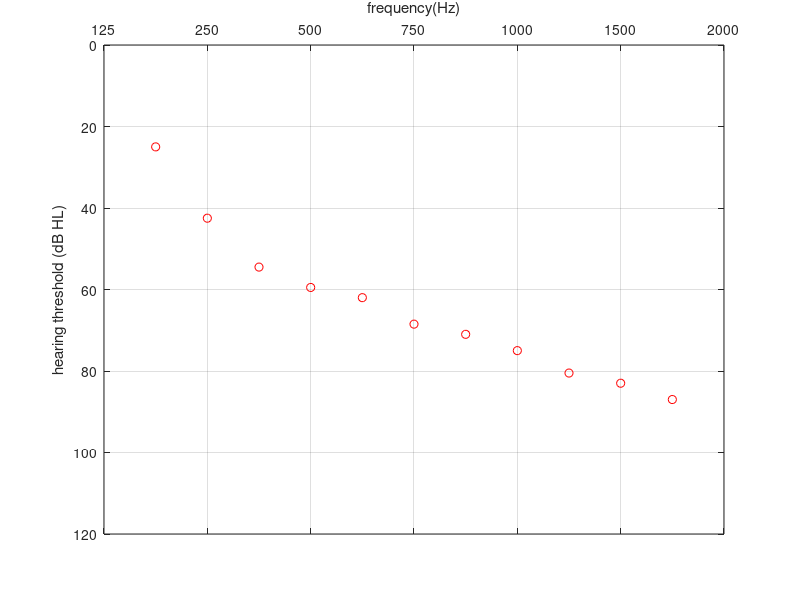

The MATLAB script that drew this image: (Note: this script raises an error after producing the figure.)
clc;
clear all;
close all;
k_fs =  [125 250 500 750 1000 1500 2000 3000 4000 5000 8000];
thr_gb  =   [45   25.5    11.5   7.5   7    6.5    9   10    9.5   13   13];
thr  =   [70   68    66   67    69    75    80   85    90   96   100];%dB SPL
thr = thr - thr_gb;% dB HL
%% hearing thresold fig
figure;
plot(thr,'ro');
grid on;
set(gca, 'GridLineStyle','-');
set(gca,'YLim',[0 120]);
set(gca,'ydir','reverse');
set(gca,'xaxislocation','top')
set(gca,'XTickLabel',{'125','250','500','750','1000','1500','2000','3000','4000','5000','8000'}) 
xlabel('frequency(Hz)');
ylabel('hearing threshold (dB HL)');

%% I/O pic
f = 5000;
amp = 0;
for i = 1 : 121
    out_spl(i) = cal_outSpl(f,amp);
    amp = amp + 1;
end
figure;
plot(0:120,out_spl,'-');
grid on;
xlabel('Input (dB SPL)');
ylabel('Output (dB SPL)');
title('I/O curves')